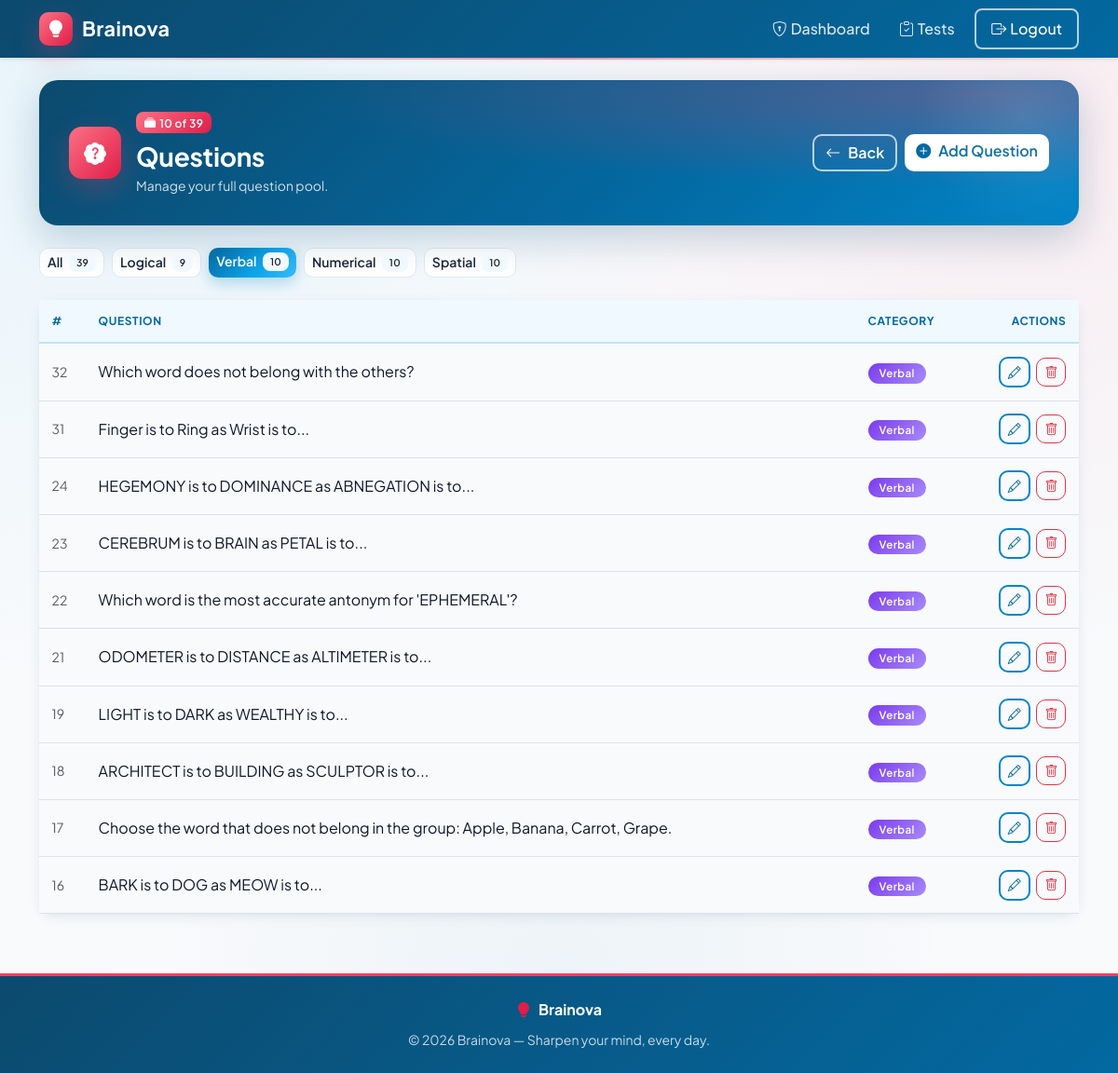
Page /admin/questions?category=verbal (signed in) on the earlier database version.
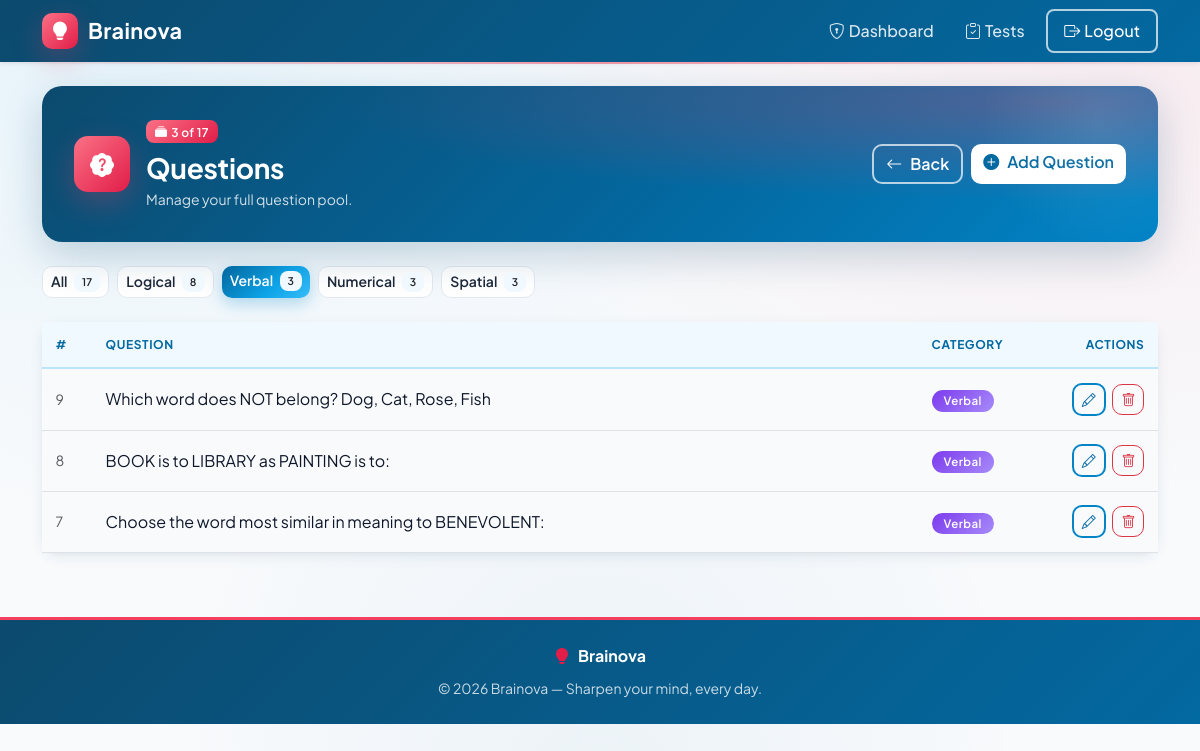
Same page on the later database version.
### tables this page shows
CREATE TABLE questions (
    id INTEGER PRIMARY KEY AUTOINCREMENT,
    question_text TEXT NOT NULL,
    category TEXT NOT NULL CHECK(category IN ('logical', 'verbal', 'numerical', 'spatial')),
    created_at TIMESTAMP DEFAULT CURRENT_TIMESTAMP
, difficulty INTEGER);

### routes/admin.py (the view)
@admin_bp.route('/questions')
@admin_required
def questions():
    category = request.args.get('category', '')
    db = get_db()
    if category and category in CATEGORIES:
        qs = db.execute(
            'SELECT * FROM questions WHERE category = ? ORDER BY id DESC',
            (category,)
        ).fetchall()
    else:
        qs = db.execute('SELECT * FROM questions ORDER BY id DESC').fetchall()
    counts = {
        cat: db.execute(
            'SELECT COUNT(*) FROM questions WHERE category = ?', (cat,)
        ).fetchone()[0]
        for cat in CATEGORIES
    }
    total = db.execute('SELECT COUNT(*) FROM questions').fetchone()[0]
    db.close()
    return render_template('admin/questions.html', questions=qs,
                           categories=CATEGORIES, selected=category,
                           counts=counts, total=total)

### app.py (called while the page is built)
@app.context_processor
def inject_notification_count():
    if 'user_id' in session and not session.get('is_admin'):
        return {'unread_notifications': unread_count(session['user_id'])}
    return {'unread_notifications': 0}

### database.py (called while the page is built)
def get_db():
    conn = sqlite3.connect(DATABASE)
    conn.row_factory = sqlite3.Row
    conn.execute("PRAGMA foreign_keys = ON")
    return conn

### routes/admin.py (called while the page is built)
def admin_required(f):
    @wraps(f)
    def decorated(*args, **kwargs):
        if 'user_id' not in session:
            flash('Please log in.', 'warning')
            return redirect(url_for('auth.login'))
        if not session.get('is_admin'):
            flash('Admin access required.', 'danger')
            return redirect(url_for('index'))
        return f(*args, **kwargs)
    return decorated

### templates/admin/questions.html (shortened to what this page needs)
{% extends "base.html" %}
{% block content %}
<div class="page-banner d-flex justify-content-between align-items-center flex-wrap gap-3">
  <div class="d-flex align-items-center gap-3">
    <div class="banner-icon"><i class="bi bi-patch-question-fill"></i></div>
    <div>
      <span class="badge bg-warning text-dark mb-2"><i class="bi bi-collection-fill me-1"></i>{{ questions|length }}{% if selected %} of {{ total }}{% endif %}</span>
      <h3 class="fw-bold mb-1">Questions</h3>
      <p class="mb-0 small">Manage your full question pool.</p>
    </div>
  </div>
  <div class="d-flex gap-2">
    <a href="{{ url_for('admin.dashboard') }}" class="btn btn-outline-light">
      <i class="bi bi-arrow-left me-2"></i>Back
    </a>
    <a href="{{ url_for('admin.add_question') }}" class="btn btn-light">
      <i class="bi bi-plus-circle-fill me-2"></i>Add Question
    </a>
  </div>
</div>
<div class="mb-4 d-flex gap-2 flex-wrap">
  <a href="{{ url_for('admin.questions') }}"
     class="btn btn-sm {{ 'btn-primary' if not selected else 'btn-outline-secondary' }}">
    All <span class="badge bg-light text-dark ms-1">{{ total }}</span>
  </a>
  {% for cat in categories %}
  <a href="{{ url_for('admin.questions', category=cat) }}"
     class="btn btn-sm {{ 'btn-primary' if selected == cat else 'btn-outline-secondary' }}">
    {{ cat|capitalize }} <span class="badge bg-light text-dark ms-1">{{ counts[cat] }}</span>
  </a>
  {% endfor %}
</div>
<div class="card border-0 shadow-sm">
  <div class="card-body p-0">
    {% if questions %}
      <div class="table-responsive">
        <table class="table table-hover align-middle mb-0">
          <thead class="table-light">
            <tr>
              <th style="width:50px">#</th>
              <th>Question</th>
              <th style="width:110px">Category</th>
              <th style="width:130px" class="text-end">Actions</th>
            </tr>
          </thead>
          <tbody>
            {% for q in questions %}
            <tr>
              <td class="text-muted small">{{ q['id'] }}</td>
              <td>
                <span class="d-block">{{ q['question_text'][:90] }}{% if q['question_text']|length > 90 %}…{% endif %}</span>
              </td>
              <td>
                <span class="badge cat-badge-{{ q['category'] }}">{{ q['category']|capitalize }}</span>
              </td>
              <td class="text-end">
                <a href="{{ url_for('admin.edit_question', q_id=q['id']) }}"
                   class="btn btn-sm btn-outline-primary me-1">
                  <i class="bi bi-pencil"></i>
                </a>
                <form method="POST" action="{{ url_for('admin.delete_question', q_id=q['id']) }}"
                      class="d-inline" onsubmit="return confirm('Delete this question?')">
                  <button type="submit" class="btn btn-sm btn-outline-danger">
                    <i class="bi bi-trash"></i>
                  </button>
                </form>
              </td>
            </tr>
            {% endfor %}
          </tbody>
        </table>
      </div>
    {% else %}
      <div class="text-center py-5 text-muted">
        <i class="bi bi-inbox display-4 d-block mb-3"></i>
        <p>No questions found. <a href="{{ url_for('admin.add_question') }}">Add one now.</a></p>
      </div>
    {% endif %}
  </div>
</div>
{% endblock %}

Differences in the rows shown:
removed questions: id "32", question_text "Which word does not belong with the others?", category "Verbal"
removed questions: id "31", question_text "Finger is to Ring as Wrist is to...", category "Verbal"
removed questions: id "24", question_text "HEGEMONY is to DOMINANCE as ABNEGATION is to...", category "Verbal"
removed questions: id "23", question_text "CEREBRUM is to BRAIN as PETAL is to...", category "Verbal"
removed questions: id "22", question_text "Which word is the most accurate antonym for 'EPHEMERAL'?", category "Verbal"
removed questions: id "21", question_text "ODOMETER is to DISTANCE as ALTIMETER is to...", category "Verbal"
removed questions: id "19", question_text "LIGHT is to DARK as WEALTHY is to...", category "Verbal"
removed questions: id "18", question_text "ARCHITECT is to BUILDING as SCULPTOR is to...", category "Verbal"
no longer on this page (row edited): questions: id "17", question_text "Choose the word that does not belong in the group: Apple, Banana, Carrot, Grape.", category "Verbal"
no longer on this page (row edited): questions: id "16", question_text "BARK is to DOG as MEOW is to...", category "Verbal"
added questions: id "9", question_text "Which word does NOT belong? Dog, Cat, Rose, Fish", category "Verbal"
added questions: id "8", question_text "BOOK is to LIBRARY as PAINTING is to:", category "Verbal"
added questions: id "7", question_text "Choose the word most similar in meaning to BENEVOLENT:", category "Verbal"
Other differences:
{{ questions|length }}: "10" → "3"
{{ total }}: "39" → "17"
new list line: "Logical 8"
new list line: "Verbal 3"
new list line: "Numerical 3"
new list line: "Spatial 3"
list line gone: "Logical 9"
list line gone: "Verbal 10"
list line gone: "Numerical 10"
list line gone: "Spatial 10"
